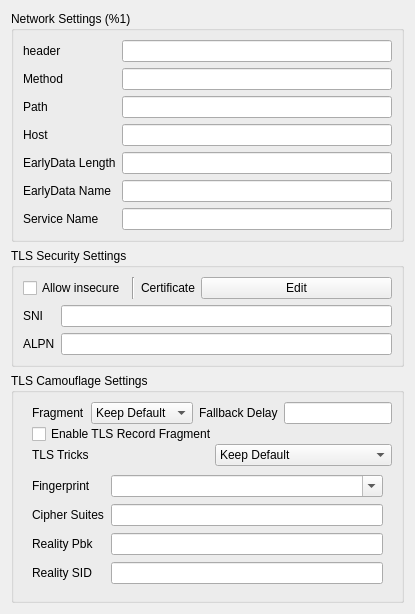
    <widget class="QWidget" name="right_all_w" native="true">
     <property name="sizePolicy">
      <sizepolicy hsizetype="Preferred" vsizetype="Maximum">
       <horstretch>0</horstretch>
       <verstretch>0</verstretch>
      </sizepolicy>
     </property>
     <property name="minimumSize">
      <size>
       <width>400</width>
       <height>0</height>
      </size>
     </property>
     <property name="toolTip">
      <string/>
     </property>
     <layout class="QVBoxLayout" name="right_layout">
      <property name="sizeConstraint">
       <enum>QLayout::SizeConstraint::SetDefaultConstraint</enum>
      </property>
      <item>
       <widget class="QGroupBox" name="network_box">
        <property name="sizePolicy">
         <sizepolicy hsizetype="Preferred" vsizetype="Maximum">
          <horstretch>0</horstretch>
          <verstretch>0</verstretch>
         </sizepolicy>
        </property>
        <property name="title">
         <string>Network Settings (%1)</string>
        </property>
        <layout class="QGridLayout" name="gridLayout">
         <item row="2" column="1">
          <widget class="MyLineEdit" name="path"/>
         </item>
         <item row="4" column="1">
          <widget class="MyLineEdit" name="ws_early_data_length"/>
         </item>
         <item row="2" column="0">
          <widget class="QLabel" name="path_l">
           <property name="toolTip">
            <string notr="true">&lt;html&gt;&lt;head/&gt;&lt;body&gt;&lt;p&gt;http path (ws/http/httpUpgrade)&lt;/p&gt;&lt;p&gt;serviceName (gRPC)&lt;/p&gt;&lt;/body&gt;&lt;/html&gt;</string>
           </property>
           <property name="text">
            <string notr="true">Path</string>
           </property>
           <property name="buddy">
            <cstring>path</cstring>
           </property>
          </widget>
         </item>
         <item row="5" column="0">
          <widget class="QLabel" name="ws_early_data_name_l">
           <property name="text">
            <string notr="true">EarlyData Name</string>
           </property>
           <property name="buddy">
            <cstring>ws_early_data_name</cstring>
           </property>
          </widget>
         </item>
         <item row="0" column="1">
          <widget class="QLineEdit" name="headers"/>
         </item>
         <item row="1" column="1">
          <widget class="QLineEdit" name="method"/>
         </item>
         <item row="0" column="0">
          <widget class="QLabel" name="headers_l">
           <property name="sizePolicy">
            <sizepolicy hsizetype="Maximum" vsizetype="Preferred">
             <horstretch>0</horstretch>
             <verstretch>0</verstretch>
            </sizepolicy>
           </property>
           <property name="toolTip">
            <string notr="true">&lt;html&gt;&lt;head/&gt;&lt;body&gt;&lt;p&gt;Headers in space seperated key value pair:&lt;/p&gt;&lt;p&gt;key1=val1 key2=&amp;quot;multi word val2&amp;quot; &amp;quot;multi word key3&amp;quot;=val3&lt;/p&gt;&lt;/body&gt;&lt;/html&gt;</string>
           </property>
           <property name="whatsThis">
            <string>&lt;html&gt;&lt;head/&gt;&lt;body&gt;&lt;p&gt;&lt;br/&gt;&lt;/p&gt;&lt;/body&gt;&lt;/html&gt;</string>
           </property>
           <property name="text">
            <string notr="true">header</string>
           </property>
           <property name="buddy">
            <cstring>headers</cstring>
           </property>
          </widget>
         </item>
         <item row="4" column="0">
          <widget class="QLabel" name="ws_early_data_length_l">
           <property name="text">
            <string notr="true">EarlyData Length</string>
           </property>
           <property name="buddy">
            <cstring>ws_early_data_length</cstring>
           </property>
          </widget>
         </item>
         <item row="3" column="0">
          <widget class="QLabel" name="host_l">
           <property name="toolTip">
            <string notr="true">&lt;html&gt;&lt;head/&gt;&lt;body&gt;&lt;p&gt;http host (ws/http/httpUpgrade)&lt;/p&gt;&lt;/body&gt;&lt;/html&gt;</string>
           </property>
           <property name="text">
            <string notr="true">Host</string>
           </property>
           <property name="buddy">
            <cstring>host</cstring>
           </property>
          </widget>
         </item>
         <item row="3" column="1">
          <widget class="MyLineEdit" name="host"/>
         </item>
         <item row="1" column="0">
          <widget class="QLabel" name="method_l">
           <property name="toolTip">
            <string>&lt;html&gt;&lt;head/&gt;&lt;body&gt;&lt;p&gt;Method of http request, will be converted to uppercase&lt;/p&gt;&lt;/body&gt;&lt;/html&gt;</string>
           </property>
           <property name="text">
            <string>Method</string>
           </property>
           <property name="buddy">
            <cstring>method</cstring>
           </property>
          </widget>
         </item>
         <item row="8" column="0">
          <widget class="QLabel" name="service_name_l">
           <property name="text">
            <string>Service Name</string>
           </property>
           <property name="buddy">
            <cstring>service_name</cstring>
           </property>
          </widget>
         </item>
         <item row="8" column="1">
          <widget class="MyLineEdit" name="service_name"/>
         </item>
         <item row="5" column="1">
          <widget class="MyLineEdit" name="ws_early_data_name"/>
         </item>
        </layout>
       </widget>
      </item>
      <item>
       <widget class="QGroupBox" name="security_box">
        <property name="sizePolicy">
         <sizepolicy hsizetype="Preferred" vsizetype="Maximum">
          <horstretch>0</horstretch>
          <verstretch>0</verstretch>
         </sizepolicy>
        </property>
        <property name="title">
         <string>TLS Security Settings</string>
        </property>
        <layout class="QVBoxLayout" name="verticalLayout_2">
         <item>
          <layout class="QHBoxLayout" name="horizontalLayout">
           <item>
            <widget class="QCheckBox" name="insecure">
             <property name="sizePolicy">
              <sizepolicy hsizetype="Maximum" vsizetype="Fixed">
               <horstretch>0</horstretch>
               <verstretch>0</verstretch>
              </sizepolicy>
             </property>
             <property name="toolTip">
              <string>When enabled, V2Ray will not check the validity of the TLS certificate provided by the remote host (the security is equivalent to plaintext)</string>
             </property>
             <property name="text">
              <string>Allow insecure</string>
             </property>
            </widget>
           </item>
           <item>
            <widget class="Line" name="line">
             <property name="orientation">
              <enum>Qt::Orientation::Vertical</enum>
             </property>
            </widget>
           </item>
           <item>
            <widget class="QLabel" name="label_6">
             <property name="sizePolicy">
              <sizepolicy hsizetype="Maximum" vsizetype="Preferred">
               <horstretch>0</horstretch>
               <verstretch>0</verstretch>
              </sizepolicy>
             </property>
             <property name="toolTip">
              <string notr="true"/>
             </property>
             <property name="text">
              <string>Certificate</string>
             </property>
             <property name="buddy">
              <cstring>certificate_edit</cstring>
             </property>
            </widget>
           </item>
           <item>
            <widget class="QPushButton" name="certificate_edit">
             <property name="text">
              <string notr="true">Edit</string>
             </property>
            </widget>
           </item>
          </layout>
         </item>
         <item>
          <layout class="QGridLayout" name="_3">
           <item row="1" column="0">
            <widget class="QLabel" name="alpn_l">
             <property name="toolTip">
              <string>Application layer protocol negotiation, clear text. Please separate them with commas.</string>
             </property>
             <property name="text">
              <string notr="true">ALPN</string>
             </property>
             <property name="buddy">
              <cstring>alpn</cstring>
             </property>
            </widget>
           </item>
           <item row="0" column="1">
            <widget class="MyLineEdit" name="sni"/>
           </item>
           <item row="1" column="1">
            <widget class="MyLineEdit" name="alpn"/>
           </item>
           <item row="0" column="0">
            <widget class="QLabel" name="label_5">
             <property name="toolTip">
              <string>Server name indication, clear text.</string>
             </property>
             <property name="text">
              <string notr="true">SNI</string>
             </property>
             <property name="buddy">
              <cstring>sni</cstring>
             </property>
            </widget>
           </item>
          </layout>
         </item>
        </layout>
       </widget>
      </item>
      <item>
       <widget class="QGroupBox" name="tls_camouflage_box">
        <property name="sizePolicy">
         <sizepolicy hsizetype="Preferred" vsizetype="Preferred">
          <horstretch>0</horstretch>
          <verstretch>0</verstretch>
         </sizepolicy>
        </property>
        <property name="title">
         <string>TLS Camouflage Settings</string>
        </property>
        <layout class="QVBoxLayout" name="verticalLayout_6">
         <property name="spacing">
          <number>0</number>
         </property>
         <property name="sizeConstraint">
          <enum>QLayout::SizeConstraint::SetMinimumSize</enum>
         </property>
         <property name="bottomMargin">
          <number>7</number>
         </property>
         <item>
          <widget class="QWidget" name="tls_camouflage_w" native="true">
           <property name="sizePolicy">
            <sizepolicy hsizetype="Minimum" vsizetype="Minimum">
             <horstretch>0</horstretch>
             <verstretch>0</verstretch>
            </sizepolicy>
           </property>
           <layout class="QVBoxLayout" name="verticalLayout_7">
            <property name="spacing">
             <number>0</number>
            </property>
            <property name="sizeConstraint">
             <enum>QLayout::SizeConstraint::SetMinimumSize</enum>
            </property>
            <property name="topMargin">
             <number>0</number>
            </property>
            <property name="rightMargin">
             <number>0</number>
            </property>
            <property name="bottomMargin">
             <number>0</number>
            </property>
            <item>
             <widget class="QWidget" name="widget_3" native="true">
              <layout class="QHBoxLayout" name="horizontalLayout_6">
               <property name="leftMargin">
                <number>0</number>
               </property>
               <property name="topMargin">
                <number>0</number>
               </property>
               <property name="rightMargin">
                <number>0</number>
               </property>
               <property name="bottomMargin">
                <number>0</number>
               </property>
               <item>
                <widget class="QLabel" name="fragment_l">
                 <property name="text">
                  <string>Fragment</string>
                 </property>
                 <property name="buddy">
                  <cstring>fragment</cstring>
                 </property>
                </widget>
               </item>
               <item>
                <widget class="QComboBox" name="fragment">
                 <property name="toolTip">
                  <string>&lt;html&gt;&lt;head/&gt;&lt;body&gt;&lt;p&gt;TLS ClientHello fragmentation. The implementation (built-in / custom) and the &amp;quot;Keep Default&amp;quot; behaviour are configured in Settings &gt; Core.&lt;/p&gt;&lt;/body&gt;&lt;/html&gt;</string>
                 </property>
                 <item>
                  <property name="text">
                   <string>Keep Default</string>
                  </property>
                 </item>
                 <item>
                  <property name="text">
                   <string>On</string>
                  </property>
                 </item>
                 <item>
                  <property name="text">
                   <string>Off</string>
                  </property>
                 </item>
                </widget>
               </item>
               <item>
                <widget class="QLabel" name="tls_frag_fall_delay_l">
                 <property name="toolTip">
                  <string>&lt;html&gt;&lt;head/&gt;&lt;body&gt;&lt;p&gt;time format, like 500ms, 10ms etc&lt;/p&gt;&lt;/body&gt;&lt;/html&gt;</string>
                 </property>
                 <property name="text">
                  <string>Fallback Delay</string>
                 </property>
                 <property name="buddy">
                  <cstring>tls_frag_fall_delay</cstring>
                 </property>
                </widget>
               </item>
               <item>
                <widget class="QLineEdit" name="tls_frag_fall_delay"/>
               </item>
              </layout>
             </widget>
            </item>
            <item>
             <widget class="QCheckBox" name="tls_rec_frag">
              <property name="text">
               <string>Enable TLS Record Fragment</string>
              </property>
             </widget>
            </item>
            <item>
             <widget class="QWidget" name="widget_tls_tricks" native="true">
              <layout class="QHBoxLayout" name="horizontalLayout_tls_tricks">
               <property name="leftMargin">
                <number>0</number>
               </property>
               <property name="topMargin">
                <number>0</number>
               </property>
               <property name="rightMargin">
                <number>0</number>
               </property>
               <property name="bottomMargin">
                <number>0</number>
               </property>
               <item>
                <widget class="QLabel" name="tls_tricks_l">
                 <property name="text">
                  <string>TLS Tricks</string>
                 </property>
                 <property name="buddy">
                  <cstring>tls_tricks</cstring>
                 </property>
                </widget>
               </item>
               <item>
                <widget class="QComboBox" name="tls_tricks">
                 <property name="toolTip">
                  <string>&lt;html&gt;&lt;head/&gt;&lt;body&gt;&lt;p&gt;Mixed-case SNI to evade exact-match SNI filtering. The &amp;quot;Keep Default&amp;quot; behaviour is configured in Settings &gt; Core.&lt;/p&gt;&lt;/body&gt;&lt;/html&gt;</string>
                 </property>
                 <item>
                  <property name="text">
                   <string>Keep Default</string>
                  </property>
                 </item>
                 <item>
                  <property name="text">
                   <string>On</string>
                  </property>
                 </item>
                 <item>
                  <property name="text">
                   <string>Off</string>
                  </property>
                 </item>
                </widget>
               </item>
              </layout>
             </widget>
            </item>
           </layout>
          </widget>
         </item>
         <item>
          <widget class="QWidget" name="widget_2" native="true">
           <layout class="QFormLayout" name="formLayout">
            <property name="horizontalSpacing">
             <number>7</number>
            </property>
            <property name="verticalSpacing">
             <number>7</number>
            </property>
            <item row="0" column="0">
             <widget class="QLabel" name="utlsFingerprint_l">
              <property name="sizePolicy">
               <sizepolicy hsizetype="Maximum" vsizetype="Preferred">
                <horstretch>0</horstretch>
                <verstretch>0</verstretch>
               </sizepolicy>
              </property>
              <property name="text">
               <string notr="true">Fingerprint</string>
              </property>
              <property name="buddy">
               <cstring>utlsFingerprint</cstring>
              </property>
             </widget>
            </item>
            <item row="0" column="1">
             <widget class="QComboBox" name="utlsFingerprint">
              <property name="editable">
               <bool>true</bool>
              </property>
             </widget>
            </item>
            <item row="1" column="0">
             <widget class="QLabel" name="cipher_suites_l">
              <property name="text">
               <string>Cipher Suites</string>
              </property>
              <property name="buddy">
               <cstring>cipher_suites</cstring>
              </property>
             </widget>
            </item>
            <item row="1" column="1">
             <widget class="MyLineEdit" name="cipher_suites">
              <property name="toolTip">
               <string>Colon-separated TLS 1.2 cipher suite names. A uTLS fingerprint ignores them; use the "unsafe" fingerprint (Go's own TLS stack) to apply them.</string>
              </property>
             </widget>
            </item>
            <item row="2" column="0">
             <widget class="QLabel" name="reality_pbk_l">
              <property name="toolTip">
               <string>Reality public key. If not empty, turn TLS into REALITY.</string>
              </property>
              <property name="text">
               <string notr="true">Reality Pbk</string>
              </property>
              <property name="buddy">
               <cstring>reality_pbk</cstring>
              </property>
             </widget>
            </item>
            <item row="2" column="1">
             <widget class="MyLineEdit" name="reality_pbk"/>
            </item>
            <item row="3" column="0">
             <widget class="QLabel" name="reality_sid_l">
              <property name="toolTip">
               <string>Reality short id. Accept only one value.</string>
              </property>
              <property name="text">
               <string>Reality SID</string>
              </property>
              <property name="buddy">
               <cstring>reality_sid</cstring>
              </property>
             </widget>
            </item>
            <item row="3" column="1">
             <widget class="QLineEdit" name="reality_sid"/>
            </item>
           </layout>
          </widget>
         </item>
        </layout>
       </widget>
      </item>
     </layout>
    </widget>
